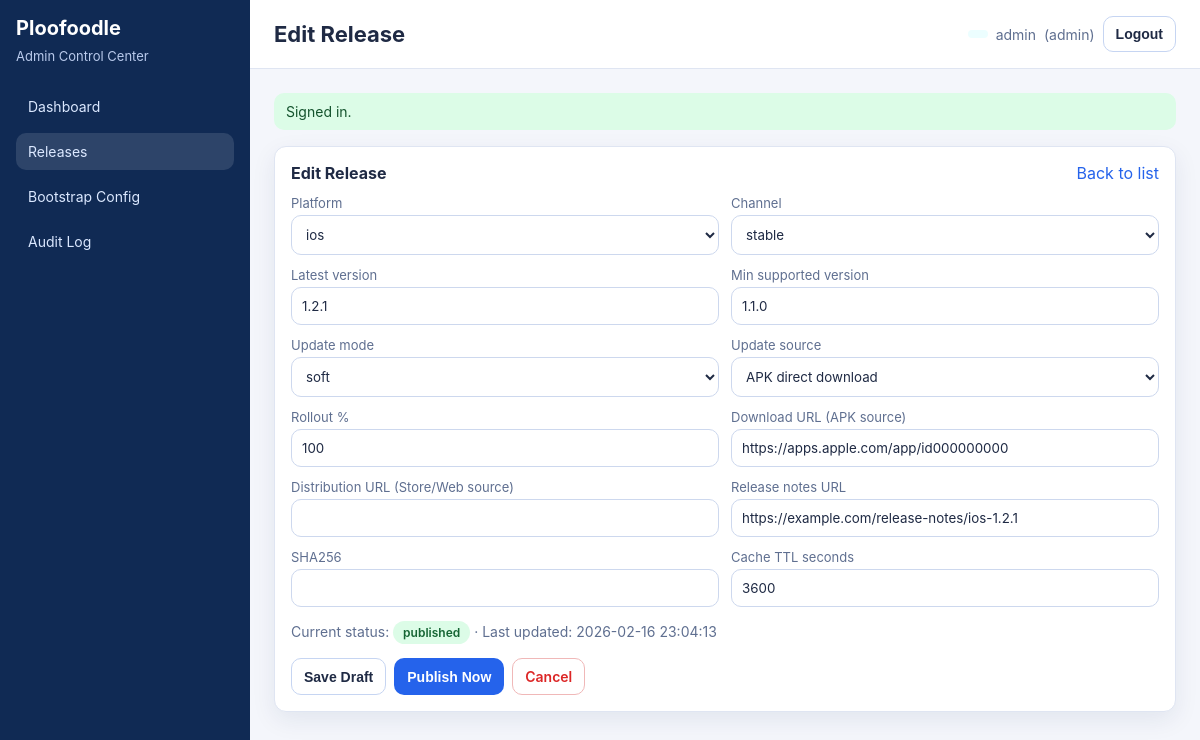
Page /index.php?_route=/admin/releases/edit&id=3 (signed in) on the earlier database version.
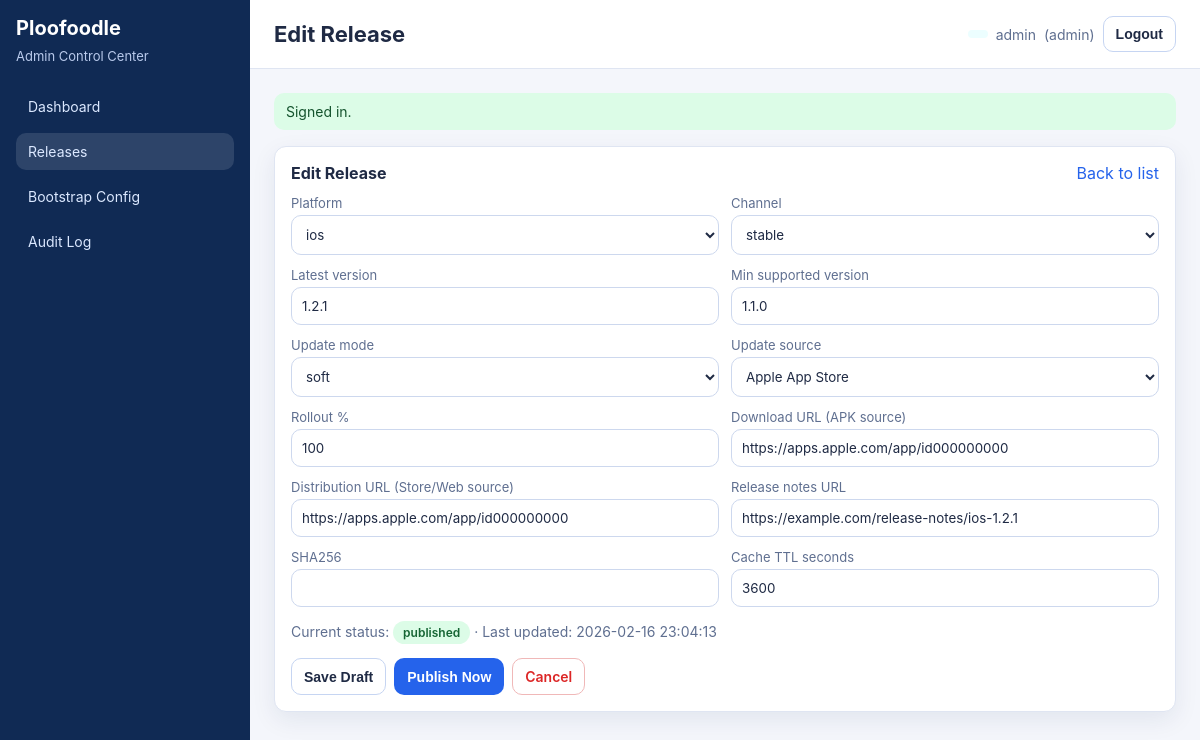
Same page on the later database version.
### tables this page shows
CREATE TABLE IF NOT EXISTS admin_update_manifest (
  id BIGINT UNSIGNED AUTO_INCREMENT PRIMARY KEY,
  platform VARCHAR(20) NOT NULL DEFAULT 'android',
  channel VARCHAR(30) NOT NULL DEFAULT 'stable',
  status ENUM('draft','published') NOT NULL DEFAULT 'draft',
  schema_version INT UNSIGNED NOT NULL DEFAULT 1,
  latest_version VARCHAR(32) NOT NULL,
  min_supported_version VARCHAR(32) NOT NULL,
  update_mode ENUM('soft','hard') NOT NULL DEFAULT 'soft',
  update_source ENUM('apk','play','appstore','web') NOT NULL DEFAULT 'apk',
  download_url VARCHAR(500) NOT NULL,
  distribution_url VARCHAR(500) NULL,
  release_notes_url VARCHAR(500) NULL,
  sha256 VARCHAR(128) NULL,
  rollout_percent TINYINT UNSIGNED NOT NULL DEFAULT 100,
  cache_ttl_seconds INT UNSIGNED NOT NULL DEFAULT 3600,
  etag VARCHAR(64) NOT NULL,
  updated_by BIGINT UNSIGNED NULL,
  published_at TIMESTAMP NULL DEFAULT NULL,
  created_at TIMESTAMP NOT NULL DEFAULT CURRENT_TIMESTAMP,
  updated_at TIMESTAMP NOT NULL DEFAULT CURRENT_TIMESTAMP ON UPDATE CURRENT_TIMESTAMP,
  KEY idx_aum_platform_channel_status (platform, channel, status),
  KEY idx_aum_updated_at (updated_at),
  UNIQUE KEY uq_aum_draft (platform, channel, status),
  CONSTRAINT fk_aum_updated_by FOREIGN KEY (updated_by) REFERENCES admin_users(id)
    ON DELETE SET NULL
);

### src/Controllers/BaseController.php (called while the page is built, shortened)
<?php
abstract class BaseController
{
    protected function render(string $viewFile, array $vars = []): void
    {
        $viewPath = PLOO_BASE_PATH . '/src/Views/' . $viewFile;
        extract($vars, EXTR_SKIP);
        require $viewPath;
    }
}

### src/Controllers/AdminReleaseController.php (called while the page is built, shortened)
<?php
final class AdminReleaseController extends BaseController
{
    public function edit(): void
    {
        $id = (int)($this->request->query('id', '0') ?? '0');
        $row = $id > 0 ? (new UpdateManifestRepository(Db::pdo()))->findById($id) : null;
        $this->renderForm('edit', $row);
    }
    private function renderForm(string $mode, ?array $row): void
    {
        $user = (new RequireAdminAuth())->handle();
        $this->render('admin/releases/form.php', [
            'user' => $user,
            'flash' => \ploo_take_flash(),
            'csrfToken' => \ploo_csrf_token(),
            'mode' => $mode,
            'row' => $row ?? [],
            'allowedPlatforms' => ploo_config('app')['allowed_platforms'] ?? ['android'],
            'allowedChannels' => ploo_config('app')['allowed_channels'] ?? ['stable'],
        ]);
    }
}

### src/Core/Router.php (called while the page is built, shortened)
<?php
final class Router
{
    private array $routes = [];
    public function get(string $path, array $handler): void
    {
        $this->routes['GET'][$path] = $handler;
    }
    public function post(string $path, array $handler): void
    {
        $this->routes['POST'][$path] = $handler;
    }
    public function dispatch(): void
    {
        $request = new Request();
        $response = new Response();
        $method = $request->method();
        $path = rtrim($request->path(), '/') ?: '/';
        $handler = $this->routes[$method][$path] ?? null;
        try {
            [$class, $action] = $handler;
            $controller = new $class($request, $response);
            $controller->{$action}();
        } catch (\Throwable $e) {
            $response->json(['success' => false, 'error' => 'Internal server error'], 500);
        }
    }
}

### public/index.php (called while the page is built, shortened)
<?php
require_once __DIR__ . '/../src/bootstrap.php';
$router = new Router();
$router->get('/', [AdminDashboardController::class, 'index']);
$router->get('/admin', [AdminDashboardController::class, 'index']);
$router->get('/auth/login', [AuthController::class, 'showLogin']);
$router->post('/auth/login', [AuthController::class, 'login']);
$router->post('/auth/logout', [AuthController::class, 'logout']);
$router->get('/admin/config', [AdminConfigController::class, 'index']);
$router->post('/admin/config', [AdminConfigController::class, 'saveOrPublish']);
$router->post('/admin/config/save-draft', [AdminConfigController::class, 'saveDraft']);
$router->post('/admin/config/publish', [AdminConfigController::class, 'publish']);
$router->post('/admin/config/reset-draft', [AdminConfigController::class, 'resetDraft']);
$router->post('/admin/config/delete-draft', [AdminConfigController::class, 'deleteDraft']);
$router->get('/admin/releases', [AdminReleaseController::class, 'index']);
$router->post('/admin/releases', [AdminReleaseController::class, 'saveOrPublish']);
$router->get('/admin/releases/create', [AdminReleaseController::class, 'create']);
$router->get('/admin/releases/view', [AdminReleaseController::class, 'view']);
$router->get('/admin/releases/edit', [AdminReleaseController::class, 'edit']);
$router->post('/admin/releases/publish', [AdminReleaseController::class, 'publish']);
$router->post('/admin/releases/unpublish', [AdminReleaseController::class, 'unpublish']);
$router->post('/admin/releases/delete', [AdminReleaseController::class, 'delete']);
$router->get('/admin/audit', [AdminAuditController::class, 'index']);
$router->get('/admin/audit/view', [AdminAuditController::class, 'view']);
$router->get('/mobile/bootstrap', [MobileBootstrapController::class, 'show']);
$router->get('/mobile/update', [MobileUpdateController::class, 'show']);
$router->get('/health', [HealthController::class, 'show']);
$router->dispatch();

### src/bootstrap.php (called while the page is built, shortened)
<?php
spl_autoload_register(static function (string $class): void {
    $prefix = 'Ploofoodle\\';
    $relative = substr($class, strlen($prefix));
    $path = PLOO_BASE_PATH . '/src/' . str_replace('\\', '/', $relative) . '.php';
});
$GLOBALS['ploo_config'] = [
    'app' => require PLOO_BASE_PATH . '/config/app.php',
    'db' => require PLOO_BASE_PATH . '/config/db.php',
    'auth' => require PLOO_BASE_PATH . '/config/auth.php',
];
function ploo_config(string $group): array
{
    return $GLOBALS['ploo_config'][$group] ?? [];
}
function ploo_base_path(): string
{
    $configured = trim((string)(ploo_config('app')['base_path'] ?? ''));
    $scriptName = (string)($_SERVER['SCRIPT_NAME'] ?? '/index.php');
    $base = rtrim(str_replace('\\', '/', dirname($scriptName)), '/');
    return $base === '' ? '' : $base;
}
function ploo_route_url(string $route, array $query = []): string
{
    $query = array_merge(['_route' => $route], $query);
    return ploo_base_path() . '/index.php?' . http_build_query($query);
}

### src/Repositories/UpdateManifestRepository.php (called while the page is built, shortened)
<?php
final class UpdateManifestRepository
{
    public function findById(int $id): ?array
    {
        $stmt = $this->pdo->prepare('SELECT * FROM admin_update_manifest WHERE id = ? LIMIT 1');
        $stmt->execute([$id]);
        $row = $stmt->fetch();
        return is_array($row) ? $row : null;
    }
}

### src/Core/Request.php (called while the page is built, shortened)
<?php
final class Request
{
    public function query(string $key, ?string $default = null): ?string
    {
        $value = $_GET[$key] ?? null;
        return trim((string)$value);
    }
}

### src/Core/Db.php (called while the page is built, shortened)
<?php
final class Db
{
    private static array $config = [];
    private static ?PDO $pdo = null;
    public static function configure(array $config): void
    {
        self::$config = $config;
    }
    public static function pdo(): PDO
    {
        $host = self::$config['host'] ?? '127.0.0.1';
        $port = (int)(self::$config['port'] ?? 3306);
        $name = self::$config['name'] ?? 'up-skill';
        $user = self::$config['user'] ?? 'root';
        $pass = self::$config['pass'] ?? '';
        $charset = self::$config['charset'] ?? 'utf8mb4';
        $dsn = sprintf('mysql:host=%s;port=%d;dbname=%s;charset=%s', $host, $port, $name, $charset);
        self::$pdo = new PDO($dsn, $user, $pass, [
            PDO::ATTR_ERRMODE => PDO::ERRMODE_EXCEPTION,
            PDO::ATTR_DEFAULT_FETCH_MODE => PDO::FETCH_ASSOC,
            PDO::ATTR_EMULATE_PREPARES => false,
        ]);
        return self::$pdo;
    }
}

### src/Views/admin/releases/form.php (the view, shortened to what the changed rows need)
<?php
$row = $row ?? [];
$allowedPlatforms = $allowedPlatforms ?? ['android', 'ios', 'web'];
$allowedChannels = $allowedChannels ?? ['stable', 'beta', 'internal'];
?>
<section class="card">
  <form method="post" action="<?= htmlspecialchars(ploo_route_url('/admin/releases'), ENT_QUOTES, 'UTF-8') ?>">
    <div class="form-grid">
      <div class="field">
        <label>Platform</label>
        <?php $platformValue = (string)($row['platform'] ?? 'android'); ?>
        <select name="platform" required>
          <?php foreach ($allowedPlatforms as $platform): ?>
            <option value="<?= htmlspecialchars((string)$platform, ENT_QUOTES, 'UTF-8') ?>" <?= $platformValue === $platform ? 'selected' : '' ?>>
              <?= htmlspecialchars((string)$platform, ENT_QUOTES, 'UTF-8') ?>
            </option>
          <?php endforeach; ?>
        </select>
      </div>
      <div class="field">
        <label>Channel</label>
        <?php $channelValue = (string)($row['channel'] ?? 'stable'); ?>
        <select name="channel" required>
          <?php foreach ($allowedChannels as $channel): ?>
            <option value="<?= htmlspecialchars((string)$channel, ENT_QUOTES, 'UTF-8') ?>" <?= $channelValue === $channel ? 'selected' : '' ?>>
              <?= htmlspecialchars((string)$channel, ENT_QUOTES, 'UTF-8') ?>
            </option>
          <?php endforeach; ?>
        </select>
      </div>
      <div class="field"><label>Latest version</label><input name="latest_version" value="<?= htmlspecialchars((string)($row['latest_version'] ?? '1.0.0'), ENT_QUOTES, 'UTF-8') ?>" required /></div>
      <div class="field"><label>Min supported version</label><input name="min_supported_version" value="<?= htmlspecialchars((string)($row['min_supported_version'] ?? '1.0.0'), ENT_QUOTES, 'UTF-8') ?>" required /></div>
      <div class="field"><label>Update mode</label>
        <select name="update_mode">
          <?php $modeVal = (string)($row['update_mode'] ?? 'soft'); ?>
          <option value="soft" <?= $modeVal === 'soft' ? 'selected' : '' ?>>soft</option>
        </select>
      </div>
      <div class="field"><label>Update source</label>
        <?php $sourceVal = (string)($row['update_source'] ?? 'apk'); ?>
        <select name="update_source">
          <option value="apk" <?= $sourceVal === 'apk' ? 'selected' : '' ?>>APK direct download</option>
          <option value="appstore" <?= $sourceVal === 'appstore' ? 'selected' : '' ?>>Apple App Store</option>
        </select>
      </div>
      <div class="field"><label>Rollout %</label><input type="number" min="0" max="100" name="rollout_percent" value="<?= htmlspecialchars((string)($row['rollout_percent'] ?? 100), ENT_QUOTES, 'UTF-8') ?>" /></div>
      <div class="field"><label>Download URL (APK source)</label><input name="download_url" value="<?= htmlspecialchars((string)($row['download_url'] ?? ''), ENT_QUOTES, 'UTF-8') ?>" /></div>
      <div class="field"><label>Distribution URL (Store/Web source)</label><input name="distribution_url" value="<?= htmlspecialchars((string)($row['distribution_url'] ?? ''), ENT_QUOTES, 'UTF-8') ?>" /></div>
      <div class="field"><label>Release notes URL</label><input name="release_notes_url" value="<?= htmlspecialchars((string)($row['release_notes_url'] ?? ''), ENT_QUOTES, 'UTF-8') ?>" /></div>
      <div class="field"><label>SHA256</label><input name="sha256" value="<?= htmlspecialchars((string)($row['sha256'] ?? ''), ENT_QUOTES, 'UTF-8') ?>" /></div>
      <div class="field"><label>Cache TTL seconds</label><input type="number" min="60" max="86400" name="cache_ttl_seconds" value="<?= htmlspecialchars((string)($row['cache_ttl_seconds'] ?? 3600), ENT_QUOTES, 'UTF-8') ?>" /></div>
    </div>
    <?php if (!empty($row['status'])): ?>
      <p class="muted">Current status: <span class="badge <?= htmlspecialchars((string)$row['status'], ENT_QUOTES, 'UTF-8') ?>"><?= htmlspecialchars((string)$row['status'], ENT_QUOTES, 'UTF-8') ?></span> · Last updated: <?= htmlspecialchars((string)($row['updated_at'] ?? ''), ENT_QUOTES, 'UTF-8') ?></p>
    <?php endif; ?>
    <div class="btn-row">
      <button class="btn secondary" type="submit" name="action" value="save_draft">Save Draft</button>
      <button class="btn primary" type="submit" name="action" value="publish">Publish Now</button>
      <a class="btn danger" href="<?= htmlspecialchars(ploo_route_url('/admin/releases'), ENT_QUOTES, 'UTF-8') ?>">Cancel</a>
    </div>
  </form>
</section>
<?php
require PLOO_BASE_PATH . '/src/Views/layout.php';

Differences in the rows shown:
changed admin_update_manifest "published": update_source "APK direct download" → "Apple App Store"; distribution_url (not shown) → "https://apps.apple.com/app/id000000000"
